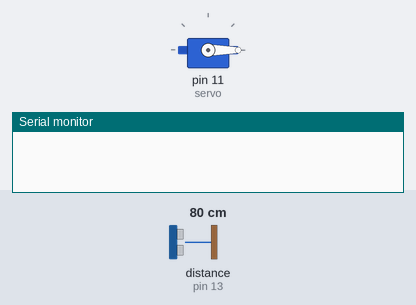
Bench run of a sketch on a simulated Arduino Uno, built with avr-gcc and run on an emulated ATmega328P. Parts: servo, the last lines printed to the serial monitor. Wiring (inferred from the names in the program): ultrasonic range finder: trigger pin 12; echo pin 13. The test bench sets the inputs (shaded band); at power-on: distance to the obstacle (sensor on pin 13) 80 cm. The echo pulse lasts 58.3 µs per cm.

Above: at 1.2 s.
1.3 s: distance to the obstacle (sensor on pin 13) set to 10 cm
2.8 s: distance to the obstacle (sensor on pin 13) set to 7 cm
At 3.2 s:
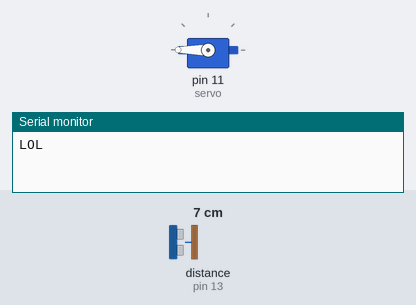
5.8 s: distance to the obstacle (sensor on pin 13) set to 9 cm
At 6.6 s:
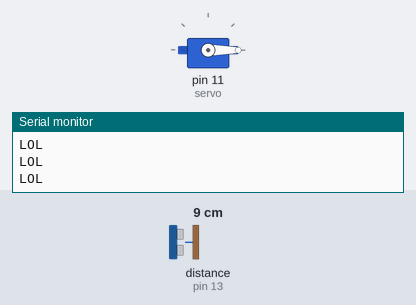
7.3 s: distance to the obstacle (sensor on pin 13) set to 2 cm
At 7.7 s:
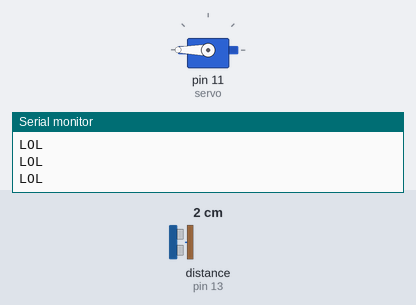
Timing chart, 0 to 11.3 s (numbered marks = the images above; inputs shaded):
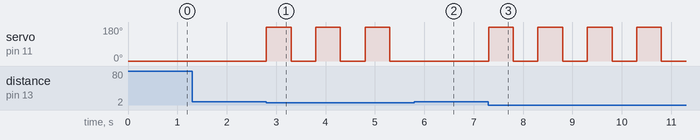

The sketch:

Wireless_alcohol.ino
```cpp
//HINUBYA NGA ALCOHOL PATCH UPDATE
#include <Servo.h>
Servo servo;
const int trigger = 12;
const int echo = 13;
int angle = 0;
long duration;
int distance;

void setup() {
  pinMode(trigger, OUTPUT);
  pinMode(echo, INPUT);
  servo.attach(11);
  servo.write(0);
  Serial.begin(9600);
}

void loop() {
  digitalWrite(trigger, LOW);
  delayMicroseconds(2);

  digitalWrite(trigger, HIGH);
  delayMicroseconds(10);
  digitalWrite(trigger, LOW);

  duration = pulseIn(echo, HIGH);
  distance = duration * 0.034/2;

  if (distance <= 7) {
    Serial.println("LOL");
    servo.write(180);
    delay(500);
    servo.write(0);
    delay(500);
  }
}
```

Measured:
- the behaviour switches between 9 and 8 cm on distance to the obstacle (sensor on pin 13) (found by bisection; images 0 and 1)
- after the input at 1.3 s, every drawn part: stays the same
- after the input at 2.8 s, servo on pin 11 (servo): alternates 180° for 0.50 s and 0° for 0.50 s, starting at once
- after the input at 5.8 s, servo on pin 11 (servo): stays 0° (without the input it goes to 180° after 0.00 s)
- after the input at 7.3 s, servo on pin 11 (servo): alternates 180° for 0.50 s and 0° for 0.50 s, starting at once
